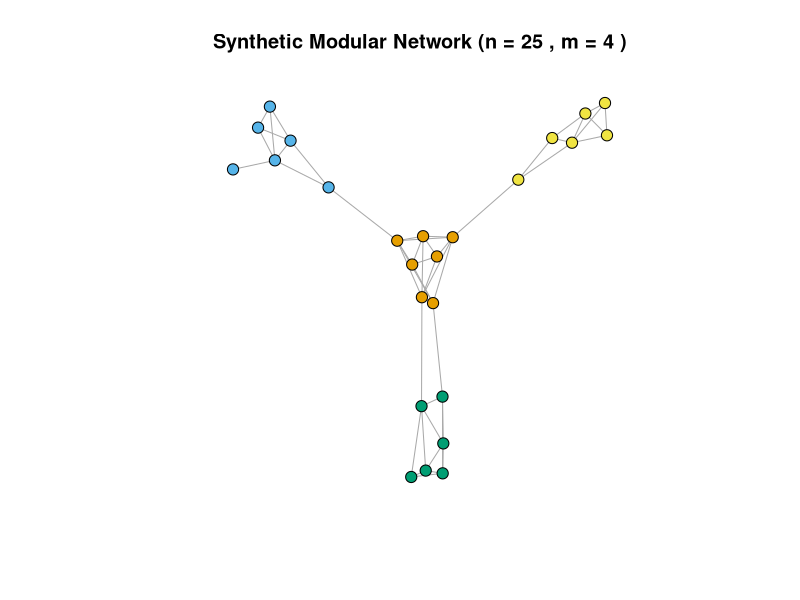
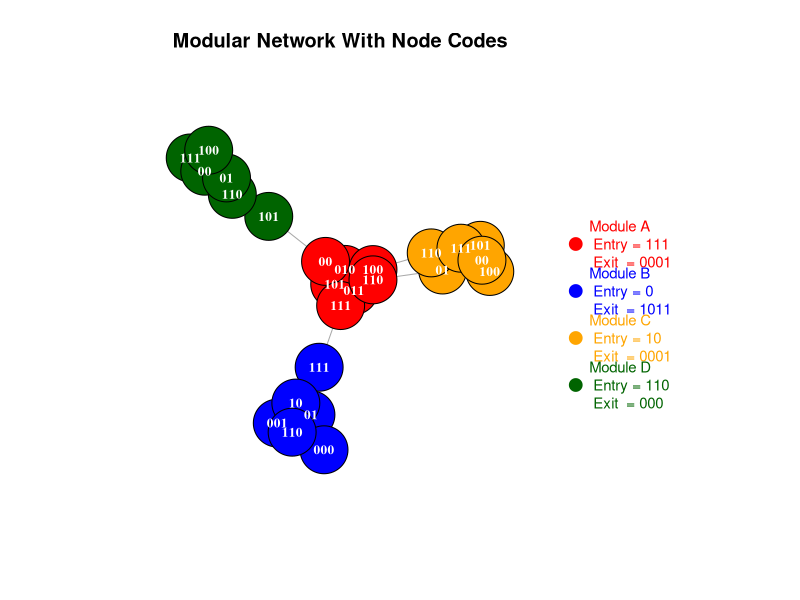

Reproduce these figures in R, in order.
## ---- chunk 1
# --- PARAMETERS ---
n <- 25          # total nodes
m <- 4            # number of modules
p_in <- 0.35       # within-module connection probability
p_out <- 0.008     # between-module connection probability

# --- LIBRARIES ---
library(igraph)

# --- ASSIGN NODES TO MODULES ---
module_sizes <- rep(floor(n/m), m)
remainder <- n - sum(module_sizes)
if (remainder > 0) module_sizes[1:remainder] <- module_sizes[1:remainder] + 1

membership <- rep(1:m, times = module_sizes)

# --- CREATE ADJACENCY MATRIX ---
adj <- matrix(0, n, n)
for (i in 1:n) {
  for (j in 1:n) {
    if (i != j) {
      if (membership[i] == membership[j]) {
        adj[i, j] <- rbinom(1, 1, p_in)
      } else {
        adj[i, j] <- rbinom(1, 1, p_out)
      }
    }
  }
}

# --- MAKE GRAPH ---
g <- graph_from_adjacency_matrix(adj, mode = "undirected", diag = FALSE)

# --- VISUALIZE ---
plot(
  g,
  vertex.color = membership,
  vertex.size = 6,
  vertex.label = NA,
  layout = layout_with_fr(g),
  main = paste("Synthetic Modular Network (n =", n, ", m =", m, ")")
)

## ---- chunk 2
set.seed(42)
visit_count <- numeric(n)
current <- sample(1:n, 1)  # start at random node
s <- 1000       # number of steps in random walk
teleport_prob <- 0.05  # probability of teleporting to a random node

for (step in 1:s) {
  visit_count[current] <- visit_count[current] + 1
  
  # Teleportation step
  if (runif(1) < teleport_prob) {
    current <- sample(1:n, 1)
    next
  }
  
  # Regular step: move to random neighbor (if any)
  neighbors <- neighbors(g, current)
  if (length(neighbors) == 0) {
    current <- sample(1:n, 1)  # teleport if isolated
  } else {
    current <- sample(neighbors, 1)
  }
}

# --- COMPUTE VISIT FREQUENCIES ---
visit_freq <- visit_count / sum(visit_count)
node_probs <- data.frame(
  node_id = 1:n,
  module = membership,
  freq = visit_freq,
  perc_time = 100 * visit_freq
)

# --- DISPLAY ---
head(node_probs[order(-node_probs$freq), ], 10)
cat("\nCoverage: visited", sum(visit_count > 0), "of", n, "nodes (",
    round(100 * sum(visit_count > 0) / n, 1), "%)\n")
## ---- chunk 3
# -------------------------------
# PURE R HUFFMAN CODING FUNCTION
# -------------------------------
huffman_code <- function(symbols, probs) {
  # Create initial forest of leaf nodes
  forest <- lapply(seq_along(symbols), function(i) {
    list(symbol = symbols[i], prob = probs[i], left = NULL, right = NULL)
  })
  
  # Combine nodes until only one tree remains
  while (length(forest) > 1) {
    # Sort by probability
    forest <- forest[order(sapply(forest, function(x) x$prob))]
    
    # Take two smallest
    left <- forest[[1]]
    right <- forest[[2]]
    
    # Merge them
    new_node <- list(
      symbol = NULL,
      prob = left$prob + right$prob,
      left = left,
      right = right
    )
    
    # Replace forest
    forest <- c(list(new_node), forest[-c(1,2)])
  }
  
  # Recursively extract codes
  codes <- list()
  
  extract_codes <- function(node, prefix = "") {
    if (!is.null(node$symbol)) {
      # Leaf node
      codes[[as.character(node$symbol)]] <<- prefix
      return()
    }
    extract_codes(node$left, paste0(prefix, "0"))
    extract_codes(node$right, paste0(prefix, "1"))
  }
  
  extract_codes(forest[[1]])
  return(codes)
}
## ---- chunk 4
# --- ASSIGN NODE CODES (HUFFMAN PER MODULE) ---
node_codes <- rep("", n)

for (mod in 1:m) {
  nodes <- which(membership == mod)
  freqs <- visit_freq[nodes]
  
  # Avoid zero probabilities
  freqs[freqs == 0] <- min(freqs[freqs > 0]) * 0.5
  
  # Use custom Huffman
  huff <- huffman_code(nodes, freqs)
  
  # Store codes
  for (i in nodes) {
    node_codes[i] <- huff[[as.character(i)]]
  }
}

cat("\n===== NODE CODEBOOK =====\n")

node_table <- data.frame(
  node = 1:n,
  module = membership,
  code = node_codes,
  stringsAsFactors = FALSE
)

# Sort by module then node
node_table <- node_table[order(node_table$module, node_table$node), ]

print(node_table)

cat("\nTotal nodes:", n, "\n")
## ---- chunk 5
# --- MODULE ENTRY & EXIT CODES (FIXED BY USER) ---
module_entry <- c(
  "111",    # A
  "0",      # B
  "10",     # C
  "110"     # D
)

module_exit <- c(
  "0001",   # A
  "1011",   # B
  "0001",   # C
  "000"     # D
)
## ---- chunk 6
# --- VISUALIZATION ---
layout <- layout_with_fr(g, niter = 500)   # more spreading of nodes
cols <- c("red", "blue", "orange", "darkgreen")

# Allow drawing outside the plot area for nice legend placement
par(xpd = TRUE, mar = c(4, 4, 4, 10))

plot(
  g,
  layout = layout,
  vertex.color = cols[membership],
  vertex.size = 32,              # bigger nodes so labels fit
  vertex.label = node_codes,
  vertex.label.color = "white",  # high contrast
  vertex.label.cex = 0.8,        # smaller, fits inside
  vertex.label.font = 2,         # bold
  edge.arrow.size = 0,
  margin = 0.2,
  main = "Modular Network With Node Codes"
)

# Add legend to the far right, not overlapping
legend(
  "right",
  inset = c(-0.15, 0),
  legend = paste0("Module ", LETTERS[1:m],
                  "\n Entry = ", module_entry,
                  "\n Exit  = ", module_exit),
  col = cols,
  pch = 19,
  pt.cex = 1.7,
  bty = "n",
  cex = 0.9,
  text.col = cols
)
## ---- chunk 7
# --- RANDOM WALK ENCODING FUNCTION ---
encode_walk <- function(path, membership, node_codes, module_entry, module_exit) {
  encoded <- c()
  
  prev_mod <- membership[path[1]]
  encoded <- c(encoded, module_entry[prev_mod], node_codes[path[1]])
  
  for (i in 2:length(path)) {
    mod_prev <- membership[path[i - 1]]
    mod_now  <- membership[path[i]]
    
    if (mod_prev != mod_now) {
      encoded <- c(encoded,
                   module_exit[mod_prev],
                   module_entry[mod_now])
    }
    
    encoded <- c(encoded, node_codes[path[i]])
  }
  
  paste(encoded, collapse = "")
}
## ---- chunk 8
# --- GENERATE A NEW WALK AND ENCODE IT ---
walk_len <- 40
rw <- numeric(walk_len)
rw[1] <- sample(1:n, 1)

for (i in 2:walk_len) {
  if (runif(1) < teleport_prob) {
    rw[i] <- sample(1:n, 1)
  } else {
    ne <- neighbors(g, rw[i - 1])
    if (length(ne) == 0) rw[i] <- sample(1:n, 1)
    else rw[i] <- sample(ne, 1)
  }
}

encoded_walk <- encode_walk(rw, membership, node_codes, module_entry, module_exit)

cat("\nRandom walk node sequence:\n")
print(rw)
cat("\nEncoded walk:\n")
cat(encoded_walk, "\n")
cat("\nEncoded length:", nchar(encoded_walk), "bits\n")
